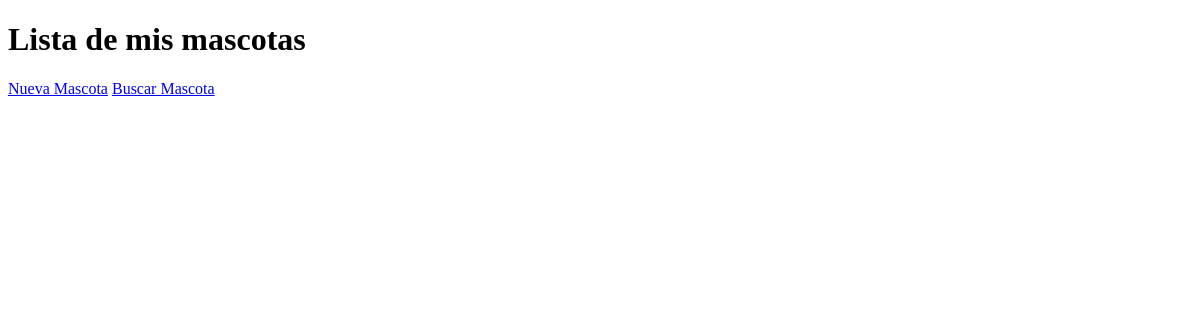
Before: /mascotas/ with the older database file.
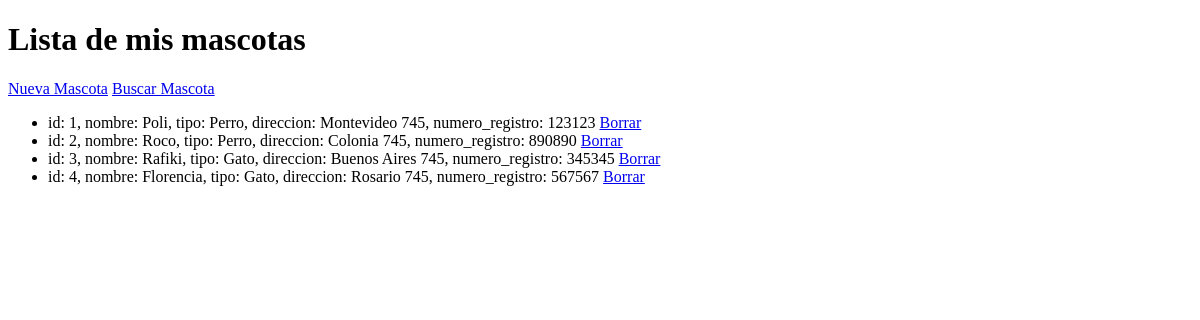
After: the same page with the newer database file.
### ejemplo/models.py (models this page shows)
class Mascotas(models.Model):
    nombre = models.CharField(max_length=100)
    tipo = models.CharField(max_length=50)
    direccion = models.CharField(max_length=200)
    numero_registro = models.IntegerField()

### ejemplo/views.py (the view)
# urls.py: path('mascotas/', mostrar_mascotas),
def mostrar_mascotas(request):
  lista_mascotas = Mascotas.objects.all()
  return render(request, "ejemplo/Mascotas.html", {"lista_mascotas": lista_mascotas})

### ejemplo/templates/ejemplo/Mascotas.html (shortened to what this page needs)
<!DOCTYPE html>
<html lang="en">
<head>
</head>
<body>
    <h1>Lista de mis mascotas</h1>
    <a href="/mascotas/alta">Nueva Mascota</a>
    <a href="/mascotas/buscar/">Buscar Mascota</a>
    <ul>
    {% for Mascotas in lista_mascotas %}
         <li> id: {{Mascotas.id}}, nombre: {{Mascotas.nombre}}, tipo: {{Mascotas.tipo}}, direccion: {{Mascotas.direccion}}, numero_registro: {{Mascotas.numero_registro}}
         <a href="/mascotas/borrar/{{ Mascotas.id }}">Borrar</a>
        </li>
    {% endfor %}
    </ul>
</body>
</html>

Changed rows visible on the page:
added Mascotas: id "1", nombre "Poli", tipo "Perro", direccion "Montevideo 745", numero_registro "123123"
added Mascotas: id "2", nombre "Roco", tipo "Perro", direccion "Colonia 745", numero_registro "890890"
added Mascotas: id "3", nombre "Rafiki", tipo "Gato", direccion "Buenos Aires 745", numero_registro "345345"
added Mascotas: id "4", nombre "Florencia", tipo "Gato", direccion "Rosario 745", numero_registro "567567"
